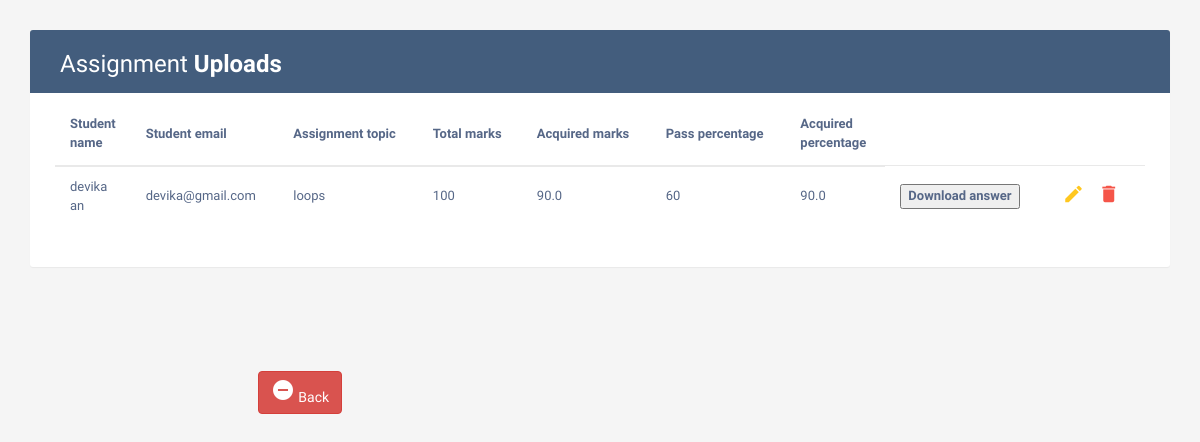
Screenshot of /upload_assi_tea (signed in) with the database file from the repository.
### learn/models.py (models this page shows, shortened)
class Assignment_result(models.Model):
    assignment_upload_ans = models.FileField(null=True)
    acquired_marks = models.CharField(max_length=200, null=True)
    acquired_pass_percent = models.CharField(max_length=200, null=True)
    asssi_res_assi = models.ForeignKey(Assignment, on_delete=models.SET_NULL, null=True,related_name='assignment_result_assi')
    asssi_res_st = models.ForeignKey(Registration, on_delete=models.SET_NULL, null=True,related_name='assignment_result_student')

class Registration(models.Model):
    Password = models.CharField(max_length=200, null=True)
    Registration_date = models.DateField(auto_now_add=True, null=True)
    Num_of_courses_enrolled = models.IntegerField(null=True)
    Num_of_courses_completed = models.IntegerField(null=True)
    Qualification = models.TextField(null=True)
    Introduction_brief = models.TextField(null=True)
    Image = models.ImageField(upload_to='media', null=True)
    Num_of_enrolled_students = models.IntegerField(null=True)
    Average_review_rating = models.IntegerField(null=True)
    Num_of_reviews = models.IntegerField(null=True)
    About_website = models.TextField(null=True)
    Registration_fee = models.IntegerField(null=True)
    User_role = models.CharField(max_length=200, null=True)
    user = models.OneToOneField(User,on_delete = models.CASCADE, null = True)

class Assignment(models.Model):
    assignment_topic = models.CharField(max_length=200, null=True)
    assignment_upload = models.FileField(null=True)
    total_marks = models.CharField(max_length=200, null=True)
    pass_percent = models.CharField(max_length=200, null=True)
    start_date = models.DateField(null=True)
    submission_date = models.DateField(null=True)
    teacher_reg = models.ForeignKey(Registration, on_delete=models.SET_NULL, null=True, related_name='assignment_tea_reg')
    assign_course = models.ForeignKey(Course, on_delete=models.CASCADE, null=True,related_name='assignment_to_course')

### learn/views.py (the view)
# urls.py: path('upload_assi_tea', learn.views.upload_assi_tea, name='upload_assi_tea'),
def upload_assi_tea(request):
    kk = Registration.objects.get(id=request.session['logg'])
    gbv = Assignment.objects.filter(teacher_reg = kk)
    gg = []
    for k in gbv:
        k = int(k.id)
        gg.append(k)
    mbm = Assignment_result.objects.filter(asssi_res_assi__in = gg)
    return render(request, 'upload_assi_tea.html', {'mbm': mbm})

### Template/upload_assi_tea.html (shortened to what this page needs)
<!DOCTYPE html>
<html lang="en">
<head>
<link rel="stylesheet" href="https://maxcdn.bootstrapcdn.com/font-awesome/4.7.0/css/font-awesome.min.css">
<link rel="stylesheet" href="https://maxcdn.bootstrapcdn.com/bootstrap/3.3.7/css/bootstrap.min.css">
  <body>
    <div class="container">
        <div class="table-wrapper">
            <div class="table-title">
                {% if mbm %}
                <div class="row">
                    <div class="col-sm-6">
						<h2>Assignment <b>Uploads</b></h2>
					</div>
                </div>
            </div>
            <table class="table table-striped table-hover">
                <thead>
                    <tr>
                        <th>
                            Student name
                        </th>
						 <th>
                           Student email
                        </th>
                        <th>
                           Assignment topic
                        </th>
                         <th>
                           Total marks
                        </th>
                        <th>
                            Acquired marks
                        </th>
                         <th>
                             Pass percentage
                         </th>
                          <th>
                             Acquired percentage
                         </th>
                      </tr>
                    </thead>
                <tbody>
                    <tr>
						{% for k in mbm %}
                      <tr>
                        <td>
                            {{k.asssi_res_st.user.first_name}} {{k.asssi_res_st.user.last_name}}
                        </td>
                        <td>
                             {{k.asssi_res_st.user.email}}
                        </td>
                          <td>
                              {{k.asssi_res_assi.assignment_topic}}
                          </td>
                         <td>
                              {{k.asssi_res_assi.total_marks}}
                          </td>
                          <td>
                              {{k.acquired_marks}}
                          </td>
                          <td>
                              {{k.asssi_res_assi.pass_percent}}
                          </td>
                          <td>
                              {{k.acquired_pass_percent}}
                          </td>
                        <td>
                            {% if k.assignment_upload_ans %}
                            <a href="{{k.assignment_upload_ans.url}}" download="">
                                <input type="button" id="btn" value="Download answer"/>
                            </a>
                            {% else %}
                                No file uploaded
                            {% endif %}
                        </td>
                        <td>
                           <a href="{% url 'add_mark_assi_tea' k.id %}" class="edit" data-toggle="modal"><i class="material-icons" data-toggle="tooltip" title="Add mark">&#xE254;</i></a>
                            <a href="{% url 'delete_assignment_upload' k.id %}" class="delete" data-toggle="modal"><i class="material-icons" data-toggle="tooltip" title="Delete">&#xE872;</i></a>
                        </td>
                      </tr>
                    {% endfor %}
                    </tbody>
                  </table>
               </div>
            </div>
         {% else %}
         <h1 align="center" style="color:white">No assignment result uploads</h1>
         {% endif %}
    <br><br>
    <div class="col-sm-6" align="center"><br><br>
						<a href="{% url 'assignment' %}" class="btn btn-danger" data-toggle="modal"> <i class="material-icons">&#xE15C;</i> <span>Back</span> </a>
					</div>
</body>
</html>

### Template/upload_assi_tea.html (style rules this page uses)
body { color: #566787; background: #f5f5f5; font-family: 'Varela Round', sans-serif; font-size: 13px; }
.table-wrapper { background: #fff; padding: 20px 25px; margin: 30px 0; border-radius: 3px; box-shadow: 0 1px 1px rgba(0,0,0,.05); }
.table-title { padding-bottom: 15px; background: #435d7d; color: #fff; padding: 16px 30px; margin: -20px -25px 10px; border-radius: 3px 3px 0 0; }
.table-title h2 { margin: 5px 0 0; font-size: 24px; }
table.table tr th, table.table tr td { border-color: #e9e9e9; padding: 12px 15px; vertical-align: middle; }
table.table tr th:first-child { width: 60px; }
table.table tr th:last-child { width: 100px; }
table.table-striped tbody tr:nth-of-type(odd) { background-color: #fcfcfc; }
table.table td:last-child i { opacity: 0.9; font-size: 22px; margin: 0 5px; }
table.table td a { font-weight: bold; color: #566787; display: inline-block; text-decoration: none; outline: none !important; }
table.table td a.edit { color: #FFC107; }
table.table td a.delete { color: #F44336; }
table.table td i { font-size: 19px; }

### rows the page displays
Assignment_result: asssi_res_st.user.first_name "devika", asssi_res_st.user.last_name "an", asssi_res_st.user.email "devika@gmail.com", asssi_res_assi.assignment_topic "loops", asssi_res_assi.total_marks "100", acquired_marks "90.0", asssi_res_assi.pass_percent "60", acquired_pass_percent "90.0"
